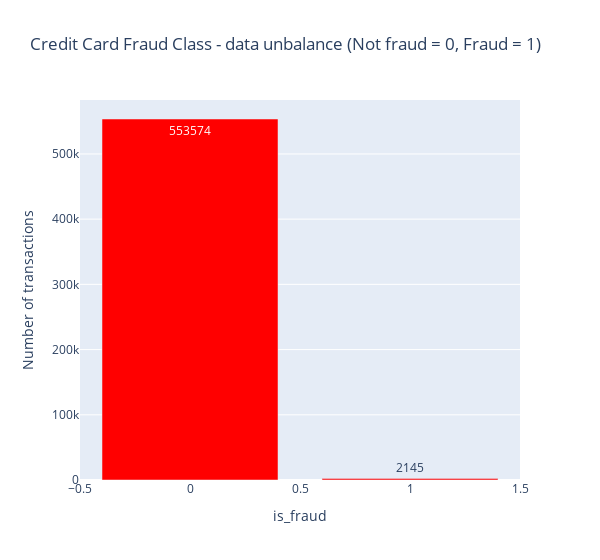

Here is the notebook cell this chart was saved with:
### Code cell
temp = data_df['is_fraud'].value_counts()
df = pd.DataFrame({'is_fraud': temp.index,'values': temp.values})

trace = go.Bar(
    x = df['is_fraud'],y = df['values'],
    name="Credit Card Fraud Class - data unbalance (Not fraud = 0, Fraud = 1)",
    marker=dict(color="Red"),
    text=df['values']
)
data = [trace]
layout = dict(title = 'Credit Card Fraud Class - data unbalance (Not fraud = 0, Fraud = 1)',
          xaxis = dict(title = 'is_fraud', showticklabels=True), 
          yaxis = dict(title = 'Number of transactions'),
          hovermode = 'closest',width=600
         )
fig = dict(data=data, layout=layout)
iplot(fig, filename='is_fraud')

### Figure 1 — Plotly figure (JSON) as saved in the notebook; plotly's stock layout.template omitted (floating-point values rounded to 4 significant figures)
{"data": [{"marker": {"color": "Red"}, "name": "Credit Card Fraud Class - data unbalance (Not fraud = 0, Fraud = 1)", "text": [553574, 2145], "type": "bar", "x": [0, 1], "y": [553574, 2145]}], "layout": {"hovermode": "closest", "title": {"text": "Credit Card Fraud Class - data unbalance (Not fraud = 0, Fraud = 1)"}, "width": 600, "xaxis": {"showticklabels": true, "title": {"text": "is_fraud"}}, "yaxis": {"title": {"text": "Number of transactions"}}}}
